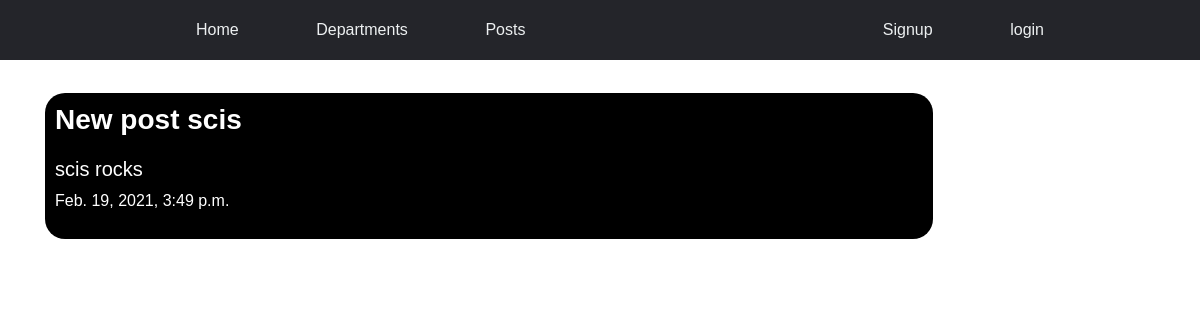
Page /post/list/ on the earlier database version.
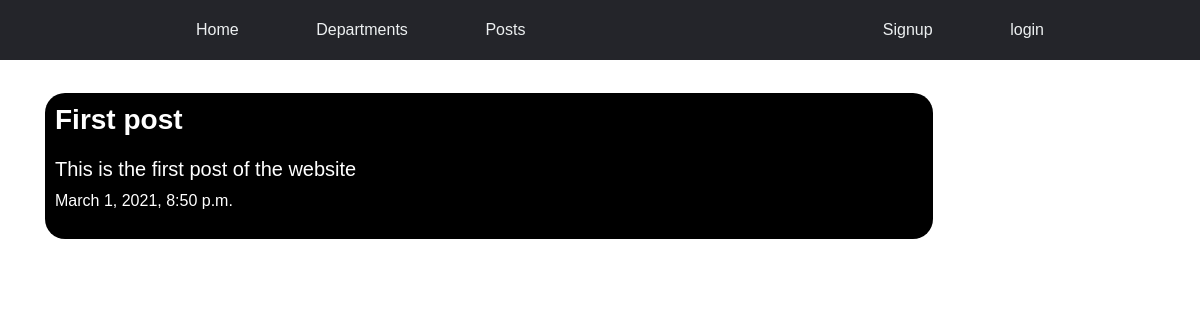
Same page on the later database version.
### posts/models.py (models this page shows, shortened)
class Post(models.Model):
    title = models.CharField(max_length=100)
    message = models.TextField()
    user = models.ForeignKey(User, related_name='posts', on_delete=models.CASCADE)
    created_at = models.DateTimeField(auto_now=True)
    department = models.ForeignKey(Department, related_name='posts', null=True, blank=True,on_delete=models.CASCADE)
    class Meta:
        ordering = ["-created_at"]

### posts/views.py (the view)
# urls.py: path('list/', views.PostList.as_view(), name='list'),
class PostList(ListView):
    model = Post

### posts/templates/posts/post_list.html (shortened to what this page needs)
{% extends 'base.html' %}
{% block content %}
<div class='' >
    {% if post_list %}
        {% for post in post_list %}
            <div class='post-list'>
                <h1><a href="{% url 'posts:details' pk=post.pk %}">{{ post.title }}</a></h1>
                <h5>{{ post.message }}</h5>
                <div class='date'>
                    <p>{{ post.created_at }}</p>
                </div>
            </div>
        {% endfor %}
    {% else %}
        <h3>No posts till now</h3>
    {% endif %}
</div>
{% endblock %}

Differences in the rows shown:
removed Post: title "New post scis", message "scis rocks", created_at "Feb. 19, 2021, 3:49 p.m."
added Post: title "First post", message "This is the first post of the website", created_at "March 1, 2021, 8:50 p.m."
